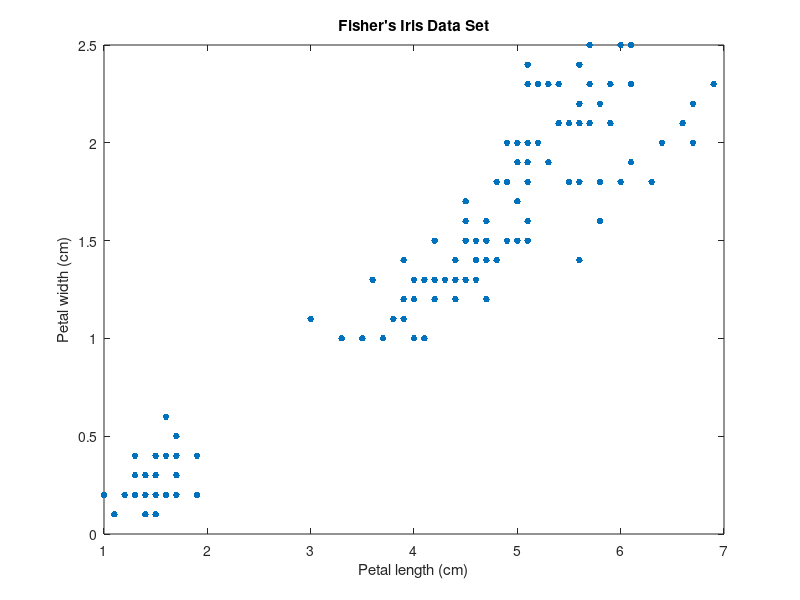

Recreate this plot in MATLAB. (Note: this script raises an error after producing the figure.)
load fisheriris
X = meas(:,3:4);
[n,p] = size(X);
rng(1) % For reproducibility

figure
plot(X(:,1),X(:,2),'.','MarkerSize',15)
title('Fisher''s Iris Data Set')
xlabel('Petal length (cm)')
ylabel('Petal width (cm)')

k = 1:5;
nK = numel(k);
Sigma = {'diagonal','full'};
nSigma = numel(Sigma);
SharedCovariance = {true,false};
SCtext = {'true','false'};
nSC = numel(SharedCovariance);
RegularizationValue = 0.01;
options = statset('MaxIter',10000);

% Preallocation
gm = cell(nK,nSigma,nSC);         
aic = zeros(nK,nSigma,nSC);
bic = zeros(nK,nSigma,nSC);
converged = false(nK,nSigma,nSC);

% Fit all models
for m = 1:nSC
    for j = 1:nSigma
        for i = 1:nK
            gm{i,j,m} = fitgmdist(X,k(i),...
                'CovarianceType',Sigma{j},...
                'SharedCovariance',SharedCovariance{m},...
                'RegularizationValue',RegularizationValue,...
                'Options',options);
            aic(i,j,m) = gm{i,j,m}.AIC;
            bic(i,j,m) = gm{i,j,m}.BIC;
            converged(i,j,m) = gm{i,j,m}.Converged;
        end
    end
end

allConverge = (sum(converged(:)) == nK*nSigma*nSC);

% figure
% bar(reshape(aic,nK,nSigma*nSC))
% title('AIC For Various $k$ and $\Sigma$ Choices','Interpreter','latex')
% xlabel('$k$','Interpreter','Latex')
% ylabel('AIC')
% legend({'Diagonal-shared','Full-shared','Diagonal-unshared',...
%     'Full-unshared'})
% 
% figure
% bar(reshape(bic,nK,nSigma*nSC))
% title('BIC For Various $k$ and $\Sigma$ Choices','Interpreter','latex')
% xlabel('$c$','Interpreter','Latex')
% ylabel('BIC')
% legend({'Diagonal-shared','Full-shared','Diagonal-unshared',...
%     'Full-unshared'})

gmBest = gm{3,2,2};
clusterX = cluster(gmBest,X);
kGMM = gmBest.NumComponents;
d = 500;
x1 = linspace(min(X(:,1)) - 2,max(X(:,1)) + 2,d);
x2 = linspace(min(X(:,2)) - 2,max(X(:,2)) + 2,d);
[x1grid,x2grid] = meshgrid(x1,x2);
X0 = [x1grid(:) x2grid(:)];
mahalDist = mahal(gmBest,X0);
threshold = sqrt(chi2inv(0.99,2));

figure
h1 = gscatter(X(:,1),X(:,2),clusterX);
hold on
for j = 1:kGMM
    idx = mahalDist(:,j)<=threshold;
    Color = h1(j).Color*0.75 + -0.5*(h1(j).Color - 1);
    h2 = plot(X0(idx,1),X0(idx,2),'.','Color',Color,'MarkerSize',1);
    uistack(h2,'bottom')
end
plot(gmBest.mu(:,1),gmBest.mu(:,2),'kx','LineWidth',2,'MarkerSize',10)
title('Clustered Data and Component Structures')
xlabel('Petal length (cm)')
ylabel('Petal width (cm)')
legend(h1,'Cluster 1','Cluster 2','Cluster 3','Location','NorthWest')
hold off